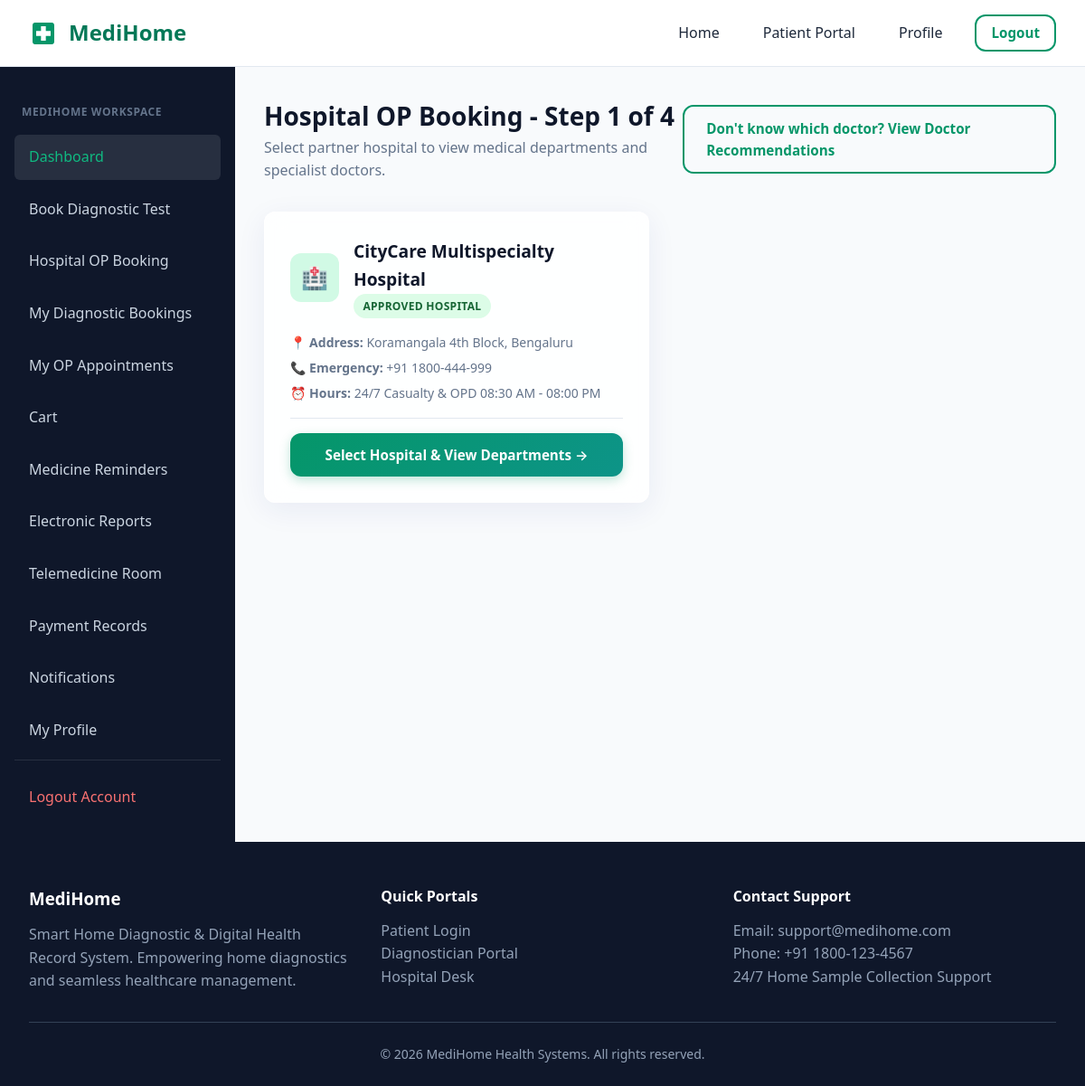
The page /hospitals/op-booking/ (signed in) on the database its author committed.
### hospitals/models.py (models this page shows, shortened)
class HospitalProfile(models.Model):
    user = models.OneToOneField(settings.AUTH_USER_MODEL, on_delete=models.CASCADE, related_name='hospital_profile')
    hospital_name = models.CharField(max_length=150)
    license_number = models.CharField(max_length=50)
    gst_number = models.CharField(max_length=50)
    emergency_contact = models.CharField(max_length=20)
    working_hours = models.CharField(max_length=100, default='24/7 Emergency & OPD 09:00 AM - 08:00 PM')
    address = models.TextField()
    latitude = models.DecimalField(max_digits=9, decimal_places=6, blank=True, null=True)
    longitude = models.DecimalField(max_digits=9, decimal_places=6, blank=True, null=True)
    logo = models.ImageField(upload_to='hospital_logos/', blank=True, null=True)
    is_approved_by_admin = models.BooleanField(default=False)
    created_at = models.DateTimeField(auto_now_add=True)

### hospitals/views.py (the view)
# urls.py: path('op-booking/', views.op_booking_hospitals_view, name='op_booking'),
@patient_required
def op_booking_hospitals_view(request):
    hospitals = HospitalProfile.objects.filter(is_approved_by_admin=True)
    return render(request, 'hospitals/op_booking_hospitals.html', {'hospitals': hospitals})

### accounts/models.py (called while the page is built)
    def is_patient(self):
        return self.role == self.Role.PATIENT

### templates/hospitals/op_booking_hospitals.html (shortened to what this page needs)
{% extends 'dashboard_base.html' %}
{% block dashboard_content %}
<div class="dashboard-header">
    <div>
        <h2 style="font-size: 1.75rem; color: var(--dark);">Hospital OP Booking - Step 1 of 4</h2>
        <p style="color: var(--text-secondary);">Select partner hospital to view medical departments and specialist doctors.</p>
    </div>
    <a href="{% url 'hospitals:doctor_recommendations' %}" class="btn btn-outline">
        Don't know which doctor? View Doctor Recommendations
    </a>
</div>
<div style="display: grid; grid-template-columns: repeat(auto-fill, minmax(320px, 1fr)); gap: 1.5rem;">
    {% for hospital in hospitals %}
    <div class="glass-card" style="display: flex; flex-direction: column; justify-content: space-between;">
        <div>
            <div style="display: flex; align-items: center; gap: 1rem; margin-bottom: 1rem;">
                <div style="width: 54px; height: 54px; border-radius: 12px; background: var(--primary-light); color: var(--primary); display: flex; align-items: center; justify-content: center; font-size: 1.5rem; font-weight: bold; flex-shrink: 0;">
                    🏥
                </div>
                <div>
                    <h3 style="font-size: 1.2rem; color: var(--dark); font-weight: 700;">{{ hospital.hospital_name }}</h3>
                    <span class="badge badge-success">Approved Hospital</span>
                </div>
            </div>
            <div style="font-size: 0.875rem; color: var(--text-secondary); margin-bottom: 1rem; display: flex; flex-direction: column; gap: 0.35rem;">
                <div>📍 <strong>Address:</strong> {{ hospital.address }}</div>
                <div>📞 <strong>Emergency:</strong> {{ hospital.emergency_contact }}</div>
                <div>⏰ <strong>Hours:</strong> {{ hospital.working_hours }}</div>
            </div>
        </div>
        <div style="border-top: 1px solid var(--border); padding-top: 1rem;">
            <a href="{% url 'hospitals:op_booking_departments' hospital.id %}" class="btn btn-primary" style="width: 100%; text-align: center;">
                Select Hospital & View Departments →
            </a>
        </div>
    </div>
    {% empty %}
    <div class="glass-card" style="grid-column: 1 / -1; text-align: center; padding: 3rem;">
        <h3 style="color: var(--text-secondary);">No hospitals registered currently.</h3>
    </div>
    {% endfor %}
</div>
{% endblock %}

### static/css/style.css (style rules this page uses)
:root { --primary: #059669; --primary-hover: #047857; --primary-light: #d1fae5; --secondary: #0d9488; --accent: #10b981; --dark: #0f172a; --dark-surface: #1e293b; --text-primary: #1e293b; --text-secondary: #64748b; --text-muted: #94a3b8; --bg-light: #f8fafc; --white: #ffffff; --border: #e2e8f0; --shadow-sm: 0 1px 2px 0 rgba(0, 0, 0, 0.05); --shadow-md: 0 4px 6px -1px rgba(0, 0, 0, 0.1), 0 2px 4px -1px rgba(0, 0, 0, 0.06); --shadow-lg: 0 10px 15px -3px rgba(0, 0, 0, 0.1), 0 4px 6px -2px rgba(0, 0, 0, 0.05); --glass-bg: rgba(255, 255, 255, 0.85); --glass-border: rgba(255, 255, 255, 0.6); --glass-shadow: 0 8px 32px 0 rgba(31, 38, 135, 0.07); --radius-sm: 6px; --radius-md: 12px; --radius-lg: 20px; --transition: all 0.25s cubic-bezier(0.4, 0, 0.2, 1); }
* { margin: 0; padding: 0; box-sizing: border-box; }
body { font-family: system-ui, -apple-system, BlinkMacSystemFont, 'Segoe UI', Roboto, Oxygen, Ubuntu, Cantarell, 'Open Sans', 'Helvetica Neue', sans-serif; background-color: var(--bg-light); color: var(--text-primary); line-height: 1.6; min-height: 100vh; display: flex; flex-direction: column; }
a { color: var(--primary); text-decoration: none; transition: var(--transition); }
.glass-card { background: var(--glass-bg); backdrop-filter: blur(12px); -webkit-backdrop-filter: blur(12px); border: 1px solid var(--glass-border); box-shadow: var(--glass-shadow); border-radius: var(--radius-md); padding: 1.75rem; transition: var(--transition); }
.btn { display: inline-flex; align-items: center; justify-content: center; gap: 0.5rem; padding: 0.75rem 1.5rem; font-size: 0.95rem; font-weight: 600; border-radius: var(--radius-md); border: none; cursor: pointer; transition: var(--transition); }
.btn-primary { background: linear-gradient(135deg, var(--primary) 0%, var(--secondary) 100%); color: var(--white); box-shadow: 0 4px 12px rgba(5, 150, 105, 0.25); }
.btn-outline { background: transparent; border: 2px solid var(--primary); color: var(--primary); }

### static/css/components.css (style rules this page uses)
.badge { display: inline-block; padding: 0.25rem 0.65rem; font-size: 0.75rem; font-weight: 700; border-radius: 9999px; text-transform: uppercase; letter-spacing: 0.025em; }
.badge-success { background: #dcfce7; color: #166534; }

### static/css/dashboard.css (style rules this page uses)
.dashboard-header { display: flex; justify-content: space-between; align-items: center; margin-bottom: 2rem; }

### rows shown on the page
HospitalProfile: hospital_name "CityCare Multispecialty Hospital", address "Koramangala 4th Block, Bengaluru", emergency_contact "+91 1800-444-999", working_hours "24/7 Casualty & OPD 08:30 AM - 08:00 PM"
